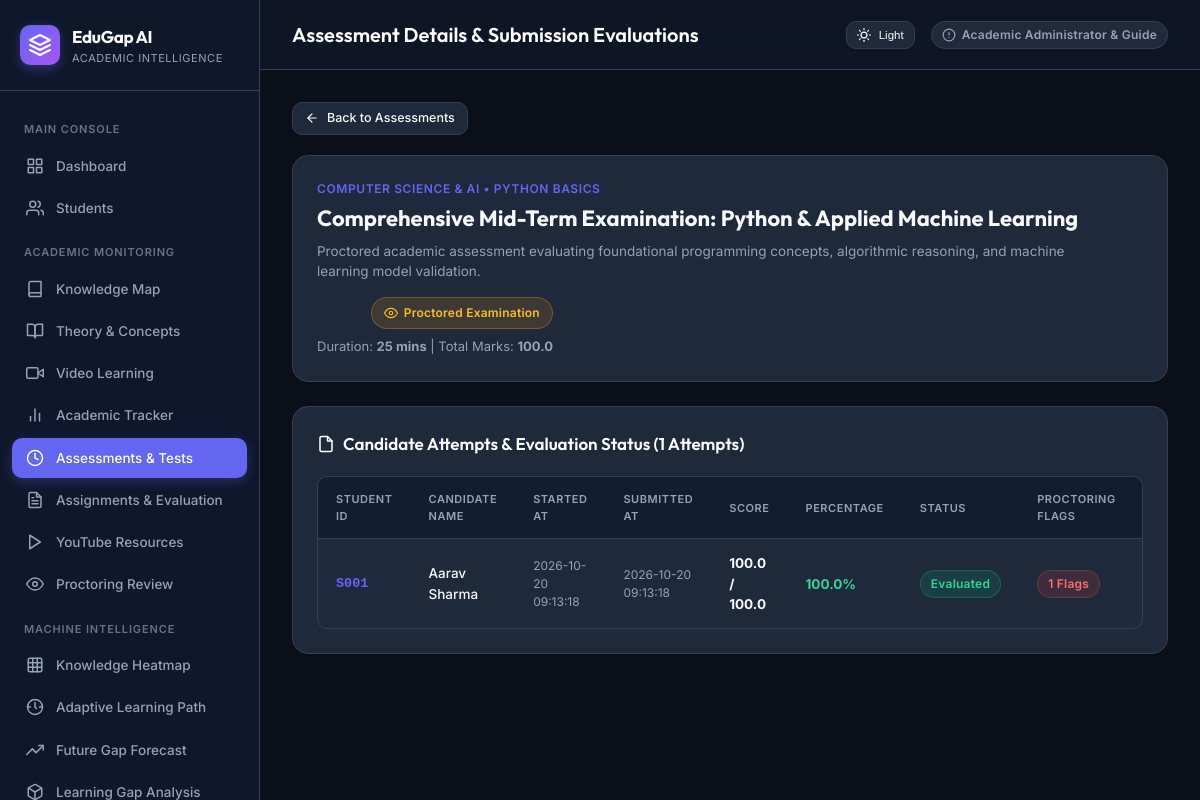
/assessments/1 (signed in), run on an earlier commit of the app's database.
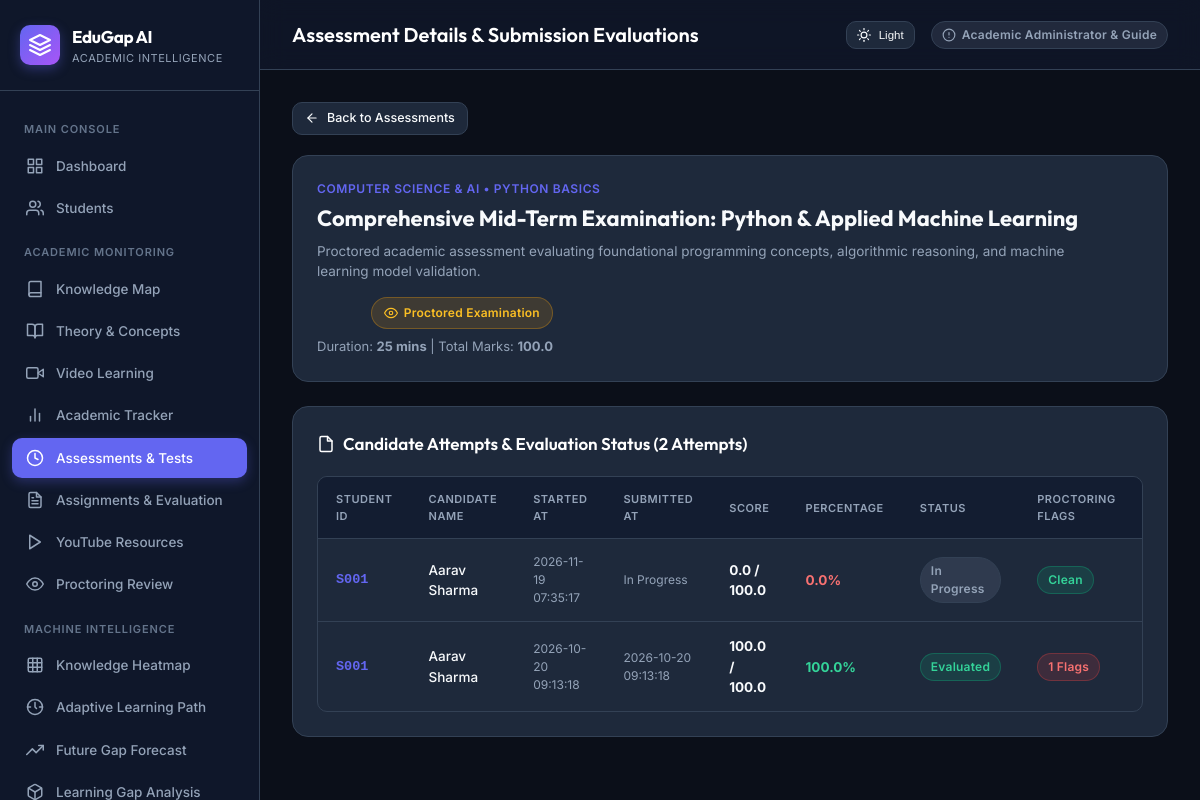
And on a later commit of the database.
### tables this page shows
CREATE TABLE assessment_attempts (
        id INTEGER PRIMARY KEY AUTOINCREMENT,
        assessment_id INTEGER NOT NULL,
        student_id TEXT NOT NULL,
        started_at TIMESTAMP DEFAULT CURRENT_TIMESTAMP,
        submitted_at TIMESTAMP,
        time_taken_seconds INTEGER DEFAULT 0,
        score REAL DEFAULT 0.0,
        max_score REAL DEFAULT 100.0,
        percentage REAL DEFAULT 0.0,
        passed INTEGER DEFAULT 0,
        status TEXT DEFAULT 'in_progress', -- 'in_progress', 'submitted', 'evaluated'
        proctoring_flag_count INTEGER DEFAULT 0,
        review_status TEXT DEFAULT 'normal', -- 'normal', 'flagged', 'under_review', 'reviewed'
        review_notes TEXT,
        evaluated_by TEXT,
        evaluated_at TIMESTAMP,
        FOREIGN KEY (assessment_id) REFERENCES assessments(id) ON DELETE CASCADE,
        FOREIGN KEY (student_id) REFERENCES students(student_id)
    );

CREATE TABLE students (
    student_id TEXT PRIMARY KEY,
    average_quiz_score REAL,
    average_assignment_score REAL,
    average_learning_gap REAL,
    average_attendance REAL,
    overall_risk TEXT
, name TEXT, email TEXT, department TEXT DEFAULT 'Computer Science & Engineering', enrollment_date TEXT DEFAULT '2025-08-01');

### app.py (the view)
@app.route("/assessments/<int:assessment_id>")
@login_required
def assessment_detail(assessment_id):
    connection = get_db_connection()
    assessment = connection.execute("SELECT * FROM assessments WHERE id = ?", (assessment_id,)).fetchone()
    if not assessment:
        connection.close()
        flash("Assessment not found.", "error")
        return redirect(url_for("assessments_page"))
    attempts = connection.execute("""
        SELECT att.*, s.name as student_name
        FROM assessment_attempts att
        LEFT JOIN students s ON s.student_id = att.student_id
        WHERE att.assessment_id = ?
        ORDER BY att.id DESC
    """, (assessment_id,)).fetchall()
    connection.close()
    return render_template("assessment_detail.html", assessment=assessment, attempts=attempts)

### app.py (called while the page is built)
def get_db_connection():
    connection = sqlite3.connect(DATABASE)
    connection.row_factory = sqlite3.Row
    return connection

def login_required(f):
    @wraps(f)
    def decorated_function(*args, **kwargs):
        if "user_id" not in session:
            flash("Please authenticate to access the academic platform.", "info")
            return redirect(url_for("login"))
        return f(*args, **kwargs)
    return decorated_function

### templates/assessment_detail.html (shortened to what the changed rows need)
{% extends "base.html" %}
{% block header_title %}Assessment Details & Submission Evaluations{% endblock %}
{% block content %}
<div class="card" style="margin-bottom: 24px;">
    <div style="display: flex; justify-content: space-between; align-items: flex-start; flex-wrap: wrap; gap: 16px;">
        <div>
            <h2 style="font-family: 'Outfit', sans-serif; font-size: 22px; color: var(--text-primary); margin-bottom: 6px;">{{ assessment['title'] }}</h2>
        </div>
    </div>
</div>
<div class="card">
    <div class="card-header">
        <h3>
            <svg class="icon" viewBox="0 0 24 24"><path d="M14 2H6a2 2 0 0 0-2 2v16a2 2 0 0 0 2 2h12a2 2 0 0 0 2-2V8z"/><polyline points="14 2 14 8 20 8"/></svg>
            <span>Candidate Attempts & Evaluation Status ({{ attempts|length }} Attempts)</span>
        </h3>
    </div>
    <div class="table-container">
        <table>
            <thead>
                <tr>
                    <th>Student ID</th>
                    <th>Candidate Name</th>
                    <th>Started At</th>
                    <th>Submitted At</th>
                    <th>Score</th>
                    <th>Percentage</th>
                    <th>Status</th>
                    <th>Proctoring Flags</th>
                    <th>Action</th>
                </tr>
            </thead>
            <tbody>
                {% for att in attempts %}
                <tr>
                    <td style="font-family: monospace; font-weight: 600; color: var(--primary);">
                        {{ att['student_id'] }}
                    </td>
                    <td style="font-weight: 500;">
                        {{ att['student_name'] if att['student_name'] else 'Candidate ' ~ att['student_id'] }}
                    </td>
                    <td style="font-size: 12px; color: var(--text-secondary);">
                        {{ att['started_at'] }}
                    </td>
                    <td style="font-size: 12px; color: var(--text-secondary);">
                        {{ att['submitted_at'] if att['submitted_at'] else 'In Progress' }}
                    </td>
                    <td>
                        <strong>{{ "%.1f"|format(att['score']|default(0.0)|float) }} / {{ att['max_score'] }}</strong>
                    </td>
                    <td>
                        {% if att['percentage'] is not none and att['percentage'] != '' %}
                            {% if att['percentage']|float >= assessment['passing_marks']|default(40)|float %}
                            <span style="font-weight: 700; color: #34d399;">
                                {{ "%.1f"|format(att['percentage']|float) }}%
                            </span>
                            {% else %}
                            <span style="font-weight: 700; color: #f87171;">
                                {{ "%.1f"|format(att['percentage']|float) }}%
                            </span>
                            {% endif %}
                        {% else %}
                        <span style="color: var(--text-muted); font-size: 12px;">Pending</span>
                        {% endif %}
                    </td>
                    <td>
                        {% if att['status'] == 'submitted' %}
                            <span class="badge badge-medium">Submitted</span>
                        {% elif att['status'] == 'evaluated' %}
                            <span class="badge badge-low">Evaluated</span>
                        {% else %}
                            <span class="badge badge-neutral">In Progress</span>
                        {% endif %}
                    </td>
                    <td>
                        {% if att['proctoring_flag_count'] > 0 %}
                            <span class="badge badge-high">{{ att['proctoring_flag_count'] }} Flags</span>
                        {% else %}
                            <span class="badge badge-low">Clean</span>
                        {% endif %}
                    </td>
                    <td>
                    </td>
                </tr>
                {% else %}
                <tr>
                    <td colspan="9" style="text-align: center; color: var(--text-secondary); padding: 24px;">
                        No student attempts submitted for this examination yet.
                    </td>
                </tr>
                {% endfor %}
            </tbody>
        </table>
    </div>
</div>
{% endblock %}

What changed in the data, as far as the page shows it:
added assessment_attempts: student_id "S001", name "Aarav Sharma", started_at "2026-11-19 07:35:17", att "In Progress", score "0.0", max_score "100.0", percentage "0.0", status "In Progress", proctoring_flag_count "Clean"
Also different on the page:
{{ attempts|length }}: "1" → "2"
